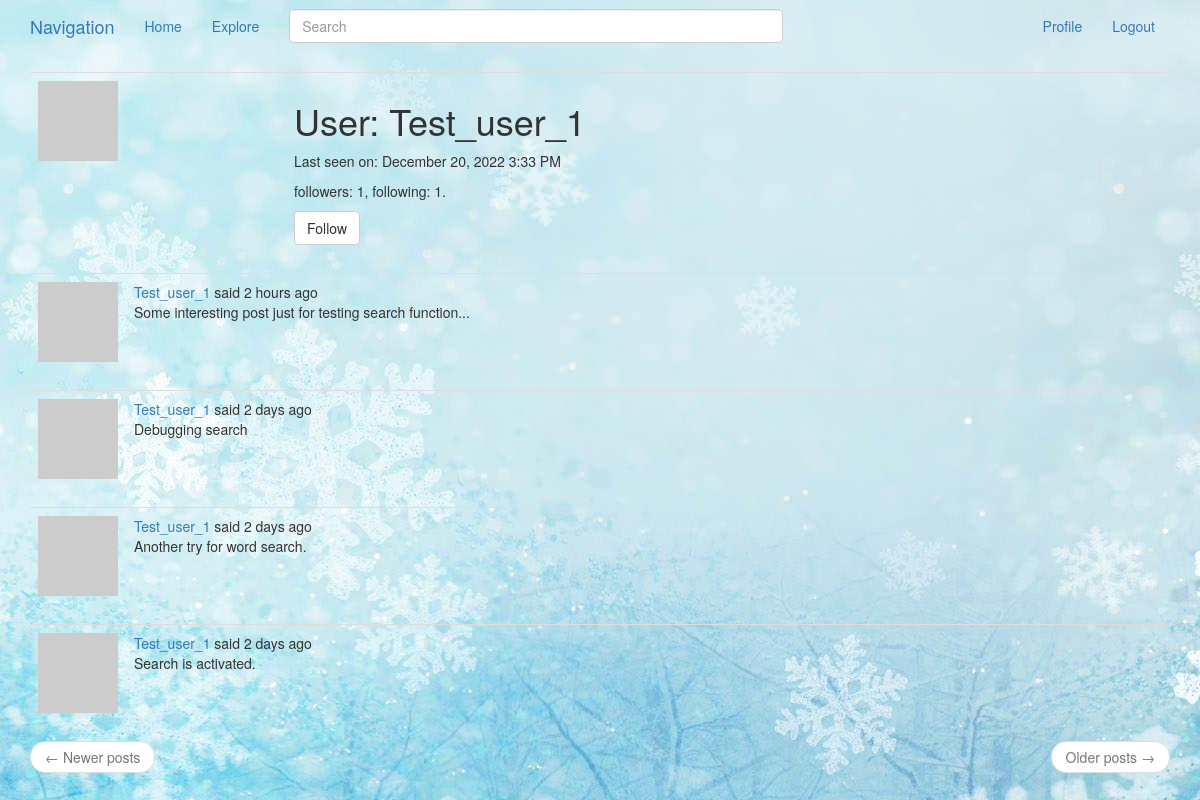
Screenshot of /user/Test_user_1 (signed in) with the database file from the repository.
### app/models.py (models this page shows, shortened)
class User(UserMixin, db.Model):
    id = db.Column(db.Integer, primary_key = True)
    username = db.Column(db.String(64), index = True, unique = True)
    email = db.Column(db.String(120), index = True, unique = True)
    password_hash = db.Column(db.String(128))
    posts = db.relationship('Post', backref = 'author', lazy = 'dynamic')
    about_me = db.Column(db.String(140))
    last_seen = db.Column(db.DateTime, default = datetime.utcnow)
    followed = db.relationship('User',
                               secondary = followers,
                               primaryjoin = (followers.c.follower_id == id),
                               secondaryjoin = (followers.c.followed_id == id),
                               backref = db.backref('followers', lazy = 'dynamic'),
                               lazy = 'dynamic')
    def avatar(self, size):
        digest = md5(self.email.lower().encode('utf-8')).hexdigest()
        return 'https://www.gravatar.com/avatar/{}?d=robohash&s={}'.format(digest, size)
    def is_following(self, user):
        return self.followed.filter(followers.c.followed_id == user.id).count() > 0

class SearchableMixin(object):
    @classmethod
    def before_commit(cls, session):
        session._changes = {
            'add': list(session.new),
            'update': list(session.dirty),
            'delete': list(session.deleted)
        }
    @classmethod
    def after_commit(cls, session):
        for obj in session._changes['add']:
            if isinstance(obj, SearchableMixin):
                add_to_index(obj.__tablename__, obj)
        for obj in session._changes['update']:
            if isinstance(obj, SearchableMixin):
                add_to_index(obj.__tablename__, obj)
        for obj in session._changes['delete']:
            if isinstance(obj, SearchableMixin):
                remove_from_index(obj.__tablename__, obj)
        session._changes = None

class Post(SearchableMixin, db.Model):
    __searchable__ = ['body']
    id = db.Column(db.Integer, primary_key = True)
    body = db.Column(db.String(500))
    timestamp = db.Column(db.DateTime, index = True, default = datetime.utcnow)
    user_id = db.Column(db.Integer, db.ForeignKey('user.id'))
    language = db.Column(db.String(8))

### app/routes.py (the view)
@app.route('/user/<username>')
@login_required
def user(username):
    user = User.query.filter_by(username = username).first_or_404()
    page = request.args.get('page', 1, type = int)
    posts = user.posts.order_by(Post.timestamp.desc())\
        .paginate(page = page, per_page = app.config['POSTS_PER_PAGE'], error_out = False)
    next_page = url_for('user', username = user.username, page = posts.next_num) \
        if posts.has_next else None
    prev_page = url_for('user', username = user.username, page = posts.prev_num) \
        if posts.has_prev else None
    form = EmptyForm()
    return render_template('user.html', user = user, posts = posts.items,
                           next_page = next_page, prev_page = prev_page, form = form)

### app/forms.py
class SearchForm(FlaskForm):
    q = StringField(_babel('Search'), validators = [DataRequired()])
    def __init__(self, *args, **kwargs):
        if 'formdata' not in kwargs:
            kwargs['formdata'] = request.args
        if 'csrf_enabled' not in kwargs:
            kwargs['csrf_enabled'] = False
        super(SearchForm, self).__init__(*args, **kwargs)

class EmptyForm(FlaskForm):
    submit = SubmitField('Submit')

### app/models.py (called while the page is built)
@login.user_loader
def load_user(id):
    return User.query.get(int(id))

### app/routes.py (called while the page is built)
@app.before_request
def before_request():
    if current_user.is_authenticated:
        current_user.last_seen = datetime.utcnow()
        db.session.commit()
        g.search_form = SearchForm()
    g.locale = str(get_locale())

### app/templates/user.html (shortened to what this page needs)
{% extends "_layout.html" %}
{% block app_content %}
    <table class="table table-hover">
        <tr>
            <td width="256px">
                <img src="{{ user.avatar(256) }}">
            </td>
            <td>
                <h1>{{ _('User') }}: {{ user.username }}</h1>
                {% if user.last_seen %}
                <p>{{ _('Last seen on') }}: {{ moment(user.last_seen).format('LLL') }}</p>
                {% endif %}
                <p>
                    {{ _('followers') }}: {{ user.followers.count() }}, {{ _('following') }}: {{ user.followed.count() }}.
                </p>
                {% if user == current_user %}
                <p>
                    <a href="{{ url_for('edit_profile') }}">{{ _('Edit your profile') }}</a>
                </p>
                {% elif not current_user.is_following(user) %}
                <form action="{{ url_for('follow', username = user.username) }}" method="post">
                    {{ form.submit(value = _('Follow'), class_ = 'btn btn-default') }}
                </form>
                {% else %}
                <form action="{{ url_for('unfollow', username = user.username) }}" method="post">
                    {{ form.hidden_tag() }}
                    {{ form.submit(value = _('Unfollow'), class_ = 'btn btn-default') }}
                </form>
                {% endif %}
            </td>
        </tr>
    </table>
    {% for post in posts %}
        {% include '_post.html' %}
    {% endfor %}
    <nav aria-label="...">
        <ul class="pager">
            <li class="previous{% if not prev_url %} disabled{% endif %}">
                <a href="{{ prev_url or '#' }}">
                    <span aria-hidden="true">&larr;</span> {{ _('Newer posts') }}
                </a>
            </li>
            <li class="next{% if not next_url %} disabled{% endif %}">
                <a href="{{ next_url or '#' }}">
                    {{ _('Older posts') }} <span aria-hidden="true">&rarr;</span>
                </a>
            </li>
        </ul>
    </nav>
{% endblock %}

### app/templates/_post.html (shortened to what this page needs)
<table class="table table-hover">
    <tr>
        <td width="70px">
            <a href="{{ url_for('user', username = post.author.username) }}">
                <img src="{{ post.author.avatar(70) }}" />
            </a>
        </td>
        <td>
            {{ _('%(username)s said %(when)s', username = link_of_user, when = moment(post.timestamp).fromNow()) }}
            <br>
            <span id="post{{ post.id }}">
                {{ post.body }}
            </span>
        </td>
    </tr>
</table>

### rows the page displays
User: username "Test_user_1", last_seen "December 20, 2022 3:33 PM"
Post: body "Some interesting post just for testing search function..."
Post: body "Debugging search"
Post: body "Another try for word search."
Post: body "Search is activated."

### other values shown
{{ user.followers.count() }} "1"
{{ user.followed.count() }} "1"
